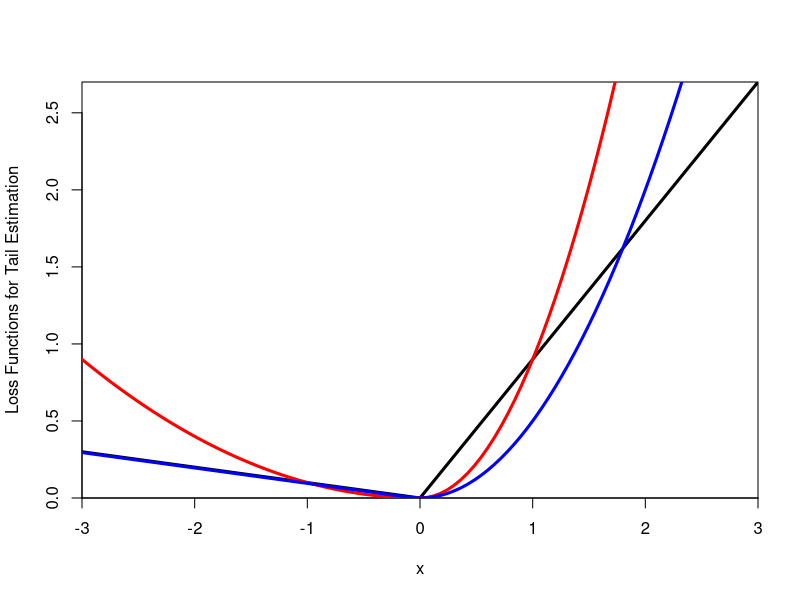

R code for this plot:

rm( list = ls( all = TRUE ))

"rho.l" <- function(u) 
 {	f = u^2  
  list(f = f) }
  
"rho.a" <- function(u) 
 {	f = abs(u)  
  list(f = f) }  
        
"rho.h" <- function(u,k) 
 {	f = ifelse (abs(u) < k, u^2/2, k*(abs(u) - k/2))  
  list(f = f) }  

"rho.q" <- function(u, q) 
 {	f = ifelse (u < 0, q*abs(u), (1-q)*abs(u) )  
  list(f = f) }
        
"rho.e" <- function(u, q) 
{f = ifelse (u < 0, q*u^2, (1-q)*u^2 )   
  list(f = f) }
  
# "rho.hq" <- function(u, q, k) 
# {f = ifelse(u < (-k)*q, q*abs(u) - (k*q^2)/2, ifelse( u >= (-k)*q |u <= k*(1-q), u^2/(2*k), (1-q)*abs(u) - (k*(1-q)^2)/2) )
  # list(f = f) }
  
"rho.hq" <- function(u, q, k) 
{f = ifelse(u < (-k)*q, q*abs(u) - (k*q^2)/2, ifelse( u >= (-k)*q |u <= k*(1-q), u^2/(2*k), (1-q)*abs(u) - (k*(1-q)^2)/2) )
  list(f = f) }
  
n 	= 	100
tau   = 0.1
k   =   1

x	=	-3 + 6*(0:n)/(n)
#x   = rnorm(100,0,10)
#x   = rt(100,3)

y.l = rho.l(x)
y.a = rho.a(x)
y.h = rho.h(x, k = k)

y.q = rho.q(x, q = tau)
y.e = rho.e(x, q = tau)
y.hq = rho.hq(x, q = tau, k=k)

# par(mfrow=c(1,2))
# plot(sort(x), y.a$f[order(x)],type="l",col="black", lwd=3, cex.axis=1, xaxs="i", yaxs="i", xlab="x", ylab="Loss Functions for Location Estimation") 
# lines(sort(x), y.l$f[order(x)], type="l",col="red",lwd=3)
# lines(sort(x), y.h$f[order(x)], type="l",col="blue",lwd=3)

plot(sort(x), y.q$f[order(x)],type="l",col="black", lwd=3, cex.axis=1, xaxs="i", yaxs="i", xlab="x", ylab="Loss Functions for Tail Estimation") 
lines(sort(x), y.e$f[order(x)], type="l",col="red",lwd=3)
lines(sort(x), y.hq$f[order(x)], type="l",col="blue",lwd=3)   

# q = 0.5
# y.q = rho.q(x, q = q)
# y.e = rho.e(x, q = q)
# y.hq = rho.hq(x, q = (1-q), k=k)
# lines(x, y.q$f, type="l",col="black",lwd=3, lty = 2)
# lines(x, y.e$f, type="l",col="red",lwd=3,lty = 2)
# lines(x, y.hq$f, type="l",col="blue",lwd=3, lty = 2) 















